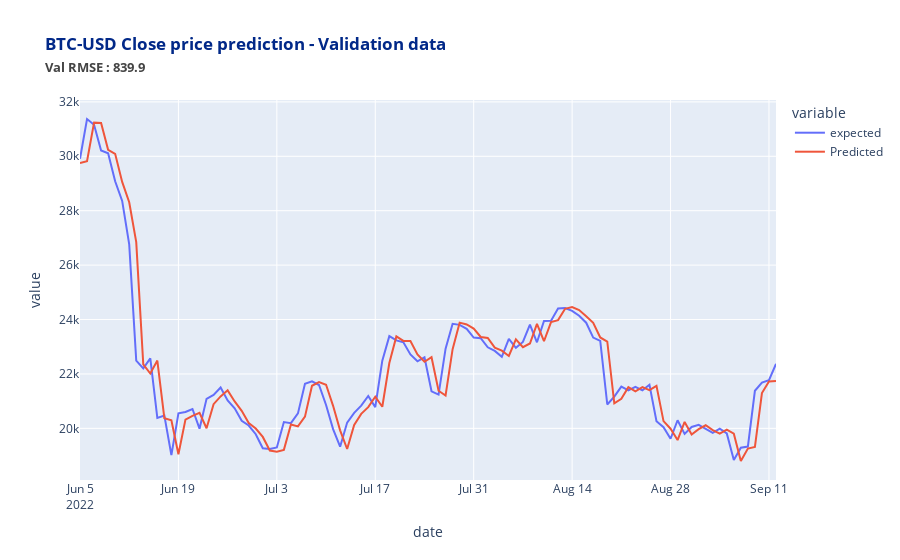

The notebook cell this image was saved under:
### Markdown cell above
### Gold price as exogeneous variable

### Code cell
#with gold price as exogeneous variable

size = int(len(final_df2)-100)
bitcoin_train_test = final_df2[['close_btc_log','open_gold_log']]

# Divide into train and test
train_arima, test_arima = bitcoin_train_test[0:size], bitcoin_train_test[size:len(final_df2)]
history = [x for x in train_arima['close_btc_log']]

exog_variables_train = [x for x in train_arima['open_gold_log']]
exog_variables_test = test_arima['open_gold_log']
predictions = list()
originals = list()
error_list_mape = list()
error_list_mse = list()

print('Calculating MSE and MAPE...')
print('\n')

# We go over each value in the test set and then apply ARIMA model and calculate the predicted value. We have the expected value in the test set therefore we calculate the error between predicted and expected value 
for t in range(len(test_arima)):
    model = ARIMA(history, exog_variables_train, order=(2, 1, 2))
    model_fit = model.fit()

    output = model_fit.predict(start=len(history), end=len(final_df2)-1, exog=exog_variables_test)
    pred_value = output[0]
    
    original_value = test_arima['close_btc_log'][t]
    history.append(original_value)
    original_value_exog = test_arima['open_gold_log'][t]

    exog_variables_train.append(original_value_exog)
    exog_variables_test = test_arima['open_gold_log']
    exog_variables_test = exog_variables_test.iloc[t+1:]
    
    #back transform log
    pred_value = np.exp(pred_value)
    original_value = np.exp(original_value)

    # Calculating the error
    error_mape = ((abs(pred_value - original_value)) / original_value) * 100
    error_list_mape.append(error_mape)
    error_mse = (pred_value - original_value)**2
    error_list_mse.append(error_mse)


    #print('predicted = %f,   expected = %f,   mape = %f ' % (pred_value, original_value, error_mape), '%')
    #print('predicted = %f,   expected = %f,   mse = %f ' % (pred_value, original_value, error_mse))
    predictions.append(float(pred_value))
    originals.append(float(original_value))

# After iterating over whole test set the overall mean error is calculated.   
print('\n Mean MAPE in Predicting Test Case : %f ' % (sum(error_list_mape)/float(len(error_list_mape))), '%')
print('\n Mean RMSE in Predicting Test Case :' , (np.sqrt(sum(error_list_mse)/float(len(error_list_mse)))))

val_results = pd.DataFrame(originals,columns=['expected'])
val_results['Predicted'] = predictions
val_results.set_index(bitcoin_train_test[size:len(final_df2)].index,inplace=True)
val_results = (val_results)
rmse = np.sqrt(sum(error_list_mse)/float(len(error_list_mse)))
px.line(val_results, 
        title='<span style="color:#012888;font-weight:bold">BTC-USD Close price prediction - Validation data \
        <br><span style="font-size: 13px;color:#444444;">Val RMSE : {:.1f}</span>'.format(rmse))
